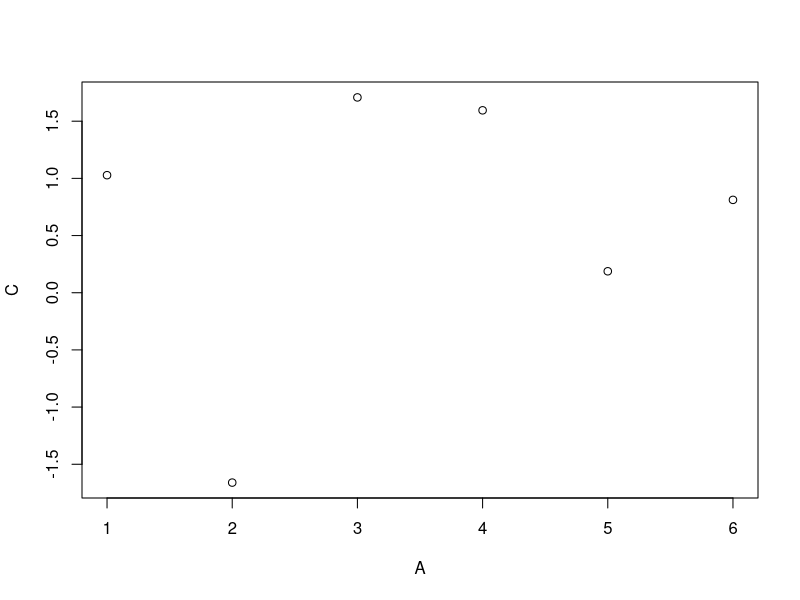
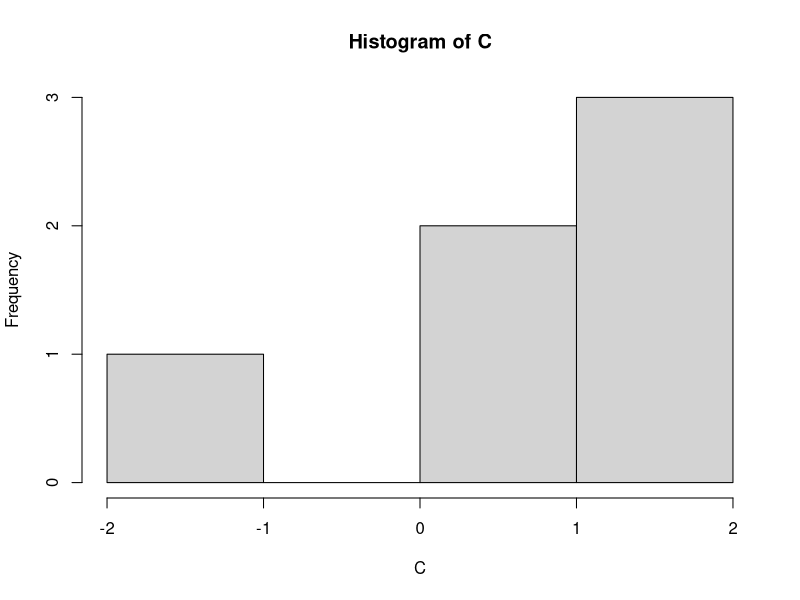

Source code (R) for these figures, in order:
## ---- chunk 1
library(data.table)
## ---- chunk 2

## ---- chunk 3

## ---- chunk 4

## ---- chunk 5
mtcarsDT <- as.data.table(mtcars)
mtcarsDT[
  mpg > 20,
  .(Avgmean = mean( hp ),
    "minWT(kg)"= min( wt*453.6 )),
  by =.(cyl,under5gear = gear < 5 )
  ]
## ---- chunk 6
DT <- data.table( A = 1:6 , B = c("a","b","c") ,
                  C = rnorm(6) , D = TRUE )
DT
## ---- chunk 7
DT2 <- data.table( A = 1:10000000 , B = letters[1:20] ,
                   C = rnorm(10000000) , D = TRUE)
DT2
## ---- chunk 8
DT[ 3:5 , ] # or DT[ 3:5 ]
## ---- chunk 9
DT[ B == "a" ]
## ---- chunk 10
DT[ B %in% c("a","c") ]
## ---- chunk 11
DT[ between(C,-0.5,0.5) ]
## ---- chunk 12
DT[, .(B, C)]
## ---- chunk 13
DT
## ---- chunk 14
DT[, .(Total = sum(A),
       Mean = mean(C))]

DT[, .(paste0(B,collapse=""))]
## ---- chunk 15
DT[, .(B,C=sum(C))]
## ---- chunk 16
DT[, plot(A,C)]
## ---- chunk 17
DT[, { print(A)
       hist(C)
       NULL}]
## ---- chunk 18
DF <- as.data.frame(DT2)
setkey(DT2,"B")
## ---- chunk 19
dim(DF)
## ---- chunk 20
dim(DT2)
## ---- chunk 21
system.time( DF[DF$B=="a" ,] )
system.time( DT2[.("a"),] )

## ---- chunk 22
system.time( tapply(DF$C,DF$B,sum) )
system.time( DT2[,sum(C),by=B] )
## ---- chunk 23

## ---- chunk 24

## ---- chunk 25

